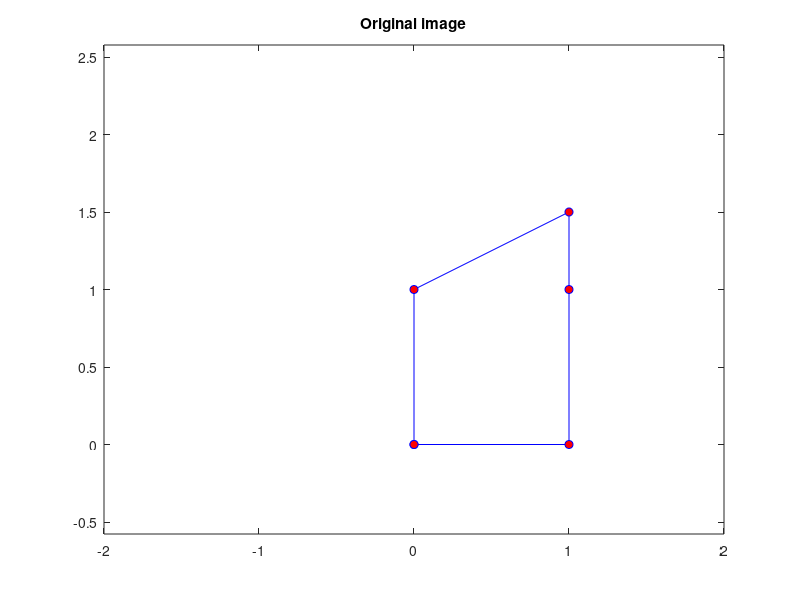

Reproduce this figure in MATLAB.
% Put together a list of `n` 2x2 simple geometric transformations
clear
A_lst(:,:,1) = [1 0; 0 1];                           % First matrix
A_lst(:,:,2) = [-1 0; 0 1];                          % Second matrix
A_lst(:,:,3) = [1 0; 0 -1];                          % Third matrix
A_lst(:,:,4) = [cos(pi/2) -sin(pi/2); sin(pi/2) cos(pi/2)]; % Fourth matrix
A_lst(:,:,5) = [1/2 0; 0 1];                         % Fifth matrix
A_lst(:,:,6) = [1 0; 0 1/2];                         % Sixth matrix
A_lst(:,:,7) = [1 0.5; 0 1];                           % Seventh matrix
A_lst(:,:,8) = [1 0; 0.5 1];                           % Eighth matrix

disp(A_lst)

% Define the house
H = [[0;0], [0;1], [1;1.5], [1;1], [1;0], [0;0]];

% Create the first figure
figure(1)

% Plot the house
plot(H(1,:), H(2,:), '-o', 'Color', 'blue', 'MarkerFaceColor', 'red')
title('Original image')

xlim([-2 2])
axis equal

% Get the number of 2x2 matrices
numMatrices = size(A_lst,3);

% Create a second figure
figure(2)

% [TODO BY STUDENT] Do your iteration here
% for ...
% .
% .
% .
% end
